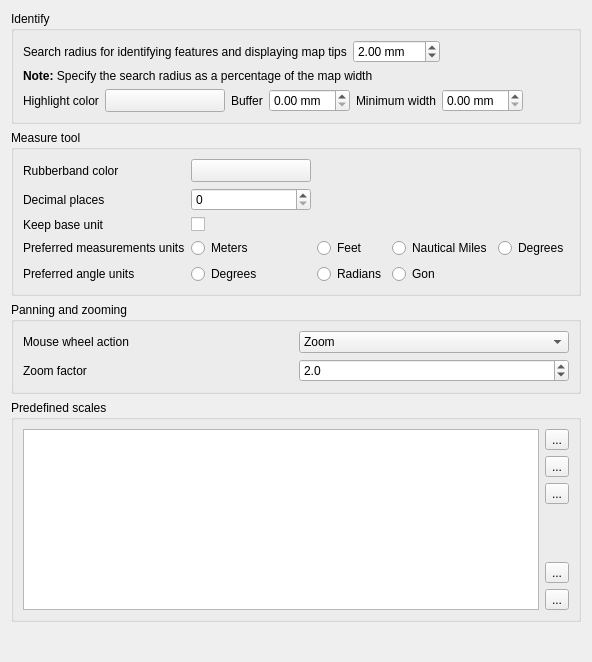
             <widget class="QWidget" name="mOptionsScrollAreaContents_05">
              <property name="geometry">
               <rect>
                <x>0</x>
                <y>0</y>
                <width>582</width>
                <height>662</height>
               </rect>
              </property>
              <layout class="QVBoxLayout" name="verticalLayout_30">
               <item>
                <widget class="QgsCollapsibleGroupBox" name="mIdentifyGroupBox">
                 <property name="title">
                  <string>Identify</string>
                 </property>
                 <layout class="QVBoxLayout" name="verticalLayout_37">
                  <item>
                   <layout class="QHBoxLayout" name="mIdentifyRadiusHorizontalLayout">
                    <item>
                     <widget class="QLabel" name="textLabel1_3">
                      <property name="text">
                       <string>Search radius for identifying features and displaying map tips</string>
                      </property>
                     </widget>
                    </item>
                    <item>
                     <widget class="QDoubleSpinBox" name="spinBoxIdentifyValue">
                      <property name="suffix">
                       <string> mm</string>
                      </property>
                      <property name="maximum">
                       <double>100.000000000000000</double>
                      </property>
                      <property name="singleStep">
                       <double>1.000000000000000</double>
                      </property>
                      <property name="value">
                       <double>2.000000000000000</double>
                      </property>
                     </widget>
                    </item>
                    <item>
                     <spacer name="horizontalSpacer_44">
                      <property name="orientation">
                       <enum>Qt::Horizontal</enum>
                      </property>
                      <property name="sizeHint" stdset="0">
                       <size>
                        <width>40</width>
                        <height>20</height>
                       </size>
                      </property>
                     </spacer>
                    </item>
                   </layout>
                  </item>
                  <item>
                   <widget class="QLabel" name="textLabel2">
                    <property name="text">
                     <string>&lt;b&gt;Note:&lt;/b&gt; Specify the search radius as a percentage of the map width</string>
                    </property>
                    <property name="wordWrap">
                     <bool>false</bool>
                    </property>
                   </widget>
                  </item>
                  <item>
                   <layout class="QHBoxLayout" name="mIdentifyHighlightHorizontalLayout">
                    <item>
                     <widget class="QLabel" name="mIdentifyHighlighColorLabel">
                      <property name="text">
                       <string>Highlight color</string>
                      </property>
                     </widget>
                    </item>
                    <item>
                     <widget class="QgsColorButtonV2" name="mIdentifyHighlightColorButton">
                      <property name="sizePolicy">
                       <sizepolicy hsizetype="Fixed" vsizetype="Fixed">
                        <horstretch>0</horstretch>
                        <verstretch>0</verstretch>
                       </sizepolicy>
                      </property>
                      <property name="minimumSize">
                       <size>
                        <width>120</width>
                        <height>0</height>
                       </size>
                      </property>
                      <property name="maximumSize">
                       <size>
                        <width>120</width>
                        <height>16777215</height>
                       </size>
                      </property>
                      <property name="toolTip">
                       <string>&lt;html&gt;&lt;head/&gt;&lt;body&gt;&lt;p&gt;The color used to highlight identified feature. The alpha channel is only used for polygons fill, lines and outlines are fully opaque.&lt;/p&gt;&lt;/body&gt;&lt;/html&gt;</string>
                      </property>
                      <property name="text">
                       <string/>
                      </property>
                     </widget>
                    </item>
                    <item>
                     <widget class="QLabel" name="mIdentifyHighlightBufferLabel">
                      <property name="toolTip">
                       <string/>
                      </property>
                      <property name="text">
                       <string>Buffer</string>
                      </property>
                     </widget>
                    </item>
                    <item>
                     <widget class="QDoubleSpinBox" name="mIdentifyHighlightBufferSpinBox">
                      <property name="toolTip">
                       <string>Lines / outlines buffer in millimeters.</string>
                      </property>
                      <property name="suffix">
                       <string> mm</string>
                      </property>
                     </widget>
                    </item>
                    <item>
                     <widget class="QLabel" name="mIdentifyHighlightMinWidthLabel">
                      <property name="toolTip">
                       <string/>
                      </property>
                      <property name="text">
                       <string>Minimum width</string>
                      </property>
                     </widget>
                    </item>
                    <item>
                     <widget class="QDoubleSpinBox" name="mIdentifyHighlightMinWidthSpinBox">
                      <property name="toolTip">
                       <string>Minimum line / outline width in millimeters.</string>
                      </property>
                      <property name="suffix">
                       <string> mm</string>
                      </property>
                     </widget>
                    </item>
                    <item>
                     <spacer name="horizontalSpacer_45">
                      <property name="orientation">
                       <enum>Qt::Horizontal</enum>
                      </property>
                      <property name="sizeHint" stdset="0">
                       <size>
                        <width>40</width>
                        <height>20</height>
                       </size>
                      </property>
                     </spacer>
                    </item>
                   </layout>
                  </item>
                 </layout>
                </widget>
               </item>
               <item>
                <widget class="QgsCollapsibleGroupBox" name="groupBox_6">
                 <property name="title">
                  <string>Measure tool</string>
                 </property>
                 <layout class="QGridLayout" name="gridLayout_21">
                  <item row="2" column="0">
                   <widget class="QLabel" name="textLabel1_10">
                    <property name="text">
                     <string>Rubberband color</string>
                    </property>
                   </widget>
                  </item>
                  <item row="5" column="0">
                   <widget class="QLabel" name="textLabel1_11">
                    <property name="text">
                     <string>Preferred measurements units</string>
                    </property>
                   </widget>
                  </item>
                  <item row="5" column="1">
                   <widget class="QRadioButton" name="radMeters">
                    <property name="text">
                     <string>Meters</string>
                    </property>
                   </widget>
                  </item>
                  <item row="5" column="2">
                   <widget class="QRadioButton" name="radFeet">
                    <property name="text">
                     <string>Feet</string>
                    </property>
                   </widget>
                  </item>
                  <item row="5" column="3">
                   <widget class="QRadioButton" name="radNautical">
                    <property name="text">
                     <string>Nautical Miles</string>
                    </property>
                   </widget>
                  </item>
                  <item row="5" column="4">
                   <widget class="QRadioButton" name="radDegrees">
                    <property name="text">
                     <string>Degrees</string>
                    </property>
                   </widget>
                  </item>
                  <item row="6" column="0">
                   <widget class="QLabel" name="mAngleUnitsLabel">
                    <property name="text">
                     <string>Preferred angle units</string>
                    </property>
                   </widget>
                  </item>
                  <item row="6" column="1">
                   <widget class="QRadioButton" name="mDegreesRadioButton">
                    <property name="text">
                     <string>Degrees</string>
                    </property>
                   </widget>
                  </item>
                  <item row="6" column="2">
                   <widget class="QRadioButton" name="mRadiansRadioButton">
                    <property name="text">
                     <string>Radians</string>
                    </property>
                   </widget>
                  </item>
                  <item row="3" column="0">
                   <widget class="QLabel" name="label_12">
                    <property name="text">
                     <string>Decimal places</string>
                    </property>
                   </widget>
                  </item>
                  <item row="3" column="1">
                   <widget class="QSpinBox" name="mDecimalPlacesSpinBox"/>
                  </item>
                  <item row="4" column="0">
                   <widget class="QLabel" name="label_13">
                    <property name="text">
                     <string>Keep base unit</string>
                    </property>
                   </widget>
                  </item>
                  <item row="4" column="1">
                   <widget class="QCheckBox" name="mKeepBaseUnitCheckBox">
                    <property name="text">
                     <string/>
                    </property>
                   </widget>
                  </item>
                  <item row="6" column="3">
                   <widget class="QRadioButton" name="mGonRadioButton">
                    <property name="text">
                     <string>Gon</string>
                    </property>
                   </widget>
                  </item>
                  <item row="2" column="2" colspan="3">
                   <spacer>
                    <property name="orientation">
                     <enum>Qt::Horizontal</enum>
                    </property>
                    <property name="sizeHint" stdset="0">
                     <size>
                      <width>191</width>
                      <height>20</height>
                     </size>
                    </property>
                   </spacer>
                  </item>
                  <item row="2" column="1">
                   <widget class="QgsColorButtonV2" name="pbnMeasureColor">
                    <property name="sizePolicy">
                     <sizepolicy hsizetype="Fixed" vsizetype="Fixed">
                      <horstretch>0</horstretch>
                      <verstretch>0</verstretch>
                     </sizepolicy>
                    </property>
                    <property name="minimumSize">
                     <size>
                      <width>120</width>
                      <height>0</height>
                     </size>
                    </property>
                    <property name="maximumSize">
                     <size>
                      <width>120</width>
                      <height>16777215</height>
                     </size>
                    </property>
                    <property name="text">
                     <string/>
                    </property>
                   </widget>
                  </item>
                 </layout>
                </widget>
               </item>
               <item>
                <widget class="QgsCollapsibleGroupBox" name="groupBox_10">
                 <property name="title">
                  <string>Panning and zooming</string>
                 </property>
                 <layout class="QGridLayout" name="_8">
                  <property name="margin">
                   <number>9</number>
                  </property>
                  <item row="1" column="0">
                   <widget class="QLabel" name="label_3">
                    <property name="text">
                     <string>Zoom factor</string>
                    </property>
                   </widget>
                  </item>
                  <item row="0" column="0">
                   <widget class="QLabel" name="label_2">
                    <property name="text">
                     <string>Mouse wheel action</string>
                    </property>
                   </widget>
                  </item>
                  <item row="1" column="1">
                   <widget class="QDoubleSpinBox" name="spinZoomFactor">
                    <property name="decimals">
                     <number>1</number>
                    </property>
                    <property name="minimum">
                     <double>1.100000000000000</double>
                    </property>
                    <property name="value">
                     <double>2.000000000000000</double>
                    </property>
                   </widget>
                  </item>
                  <item row="0" column="1">
                   <widget class="QComboBox" name="cmbWheelAction">
                    <item>
                     <property name="text">
                      <string>Zoom</string>
                     </property>
                    </item>
                    <item>
                     <property name="text">
                      <string>Zoom and recenter</string>
                     </property>
                    </item>
                    <item>
                     <property name="text">
                      <string>Zoom to mouse cursor</string>
                     </property>
                    </item>
                    <item>
                     <property name="text">
                      <string>Nothing</string>
                     </property>
                    </item>
                   </widget>
                  </item>
                 </layout>
                </widget>
               </item>
               <item>
                <widget class="QgsCollapsibleGroupBox" name="groupBox_15">
                 <property name="title">
                  <string>Predefined scales</string>
                 </property>
                 <layout class="QGridLayout" name="gridLayout_26">
                  <item row="0" column="0">
                   <widget class="QListWidget" name="mListGlobalScales"/>
                  </item>
                  <item row="0" column="1">
                   <layout class="QVBoxLayout" name="verticalLayout_13">
                    <item>
                     <widget class="QToolButton" name="pbnAddScale">
                      <property name="toolTip">
                       <string>Add predefined scale</string>
                      </property>
                      <property name="text">
                       <string>...</string>
                      </property>
                      <property name="icon">
                       <iconset resource="../../images/images.qrc">
                        <normaloff>:/images/themes/default/mActionSignPlus.png</normaloff>:/images/themes/default/mActionSignPlus.png</iconset>
                      </property>
                     </widget>
                    </item>
                    <item>
                     <widget class="QToolButton" name="pbnRemoveScale">
                      <property name="toolTip">
                       <string>Remove selected</string>
                      </property>
                      <property name="text">
                       <string>...</string>
                      </property>
                      <property name="icon">
                       <iconset resource="../../images/images.qrc">
                        <normaloff>:/images/themes/default/mActionSignMinus.png</normaloff>:/images/themes/default/mActionSignMinus.png</iconset>
                      </property>
                     </widget>
                    </item>
                    <item>
                     <widget class="QToolButton" name="pbnDefaultScaleValues">
                      <property name="toolTip">
                       <string>Insert default scales</string>
                      </property>
                      <property name="text">
                       <string>...</string>
                      </property>
                      <property name="icon">
                       <iconset resource="../../images/images.qrc">
                        <normaloff>:/images/themes/default/mActionOpenTable.png</normaloff>:/images/themes/default/mActionOpenTable.png</iconset>
                      </property>
                     </widget>
                    </item>
                    <item>
                     <spacer name="verticalSpacer_7">
                      <property name="orientation">
                       <enum>Qt::Vertical</enum>
                      </property>
                      <property name="sizeHint" stdset="0">
                       <size>
                        <width>20</width>
                        <height>40</height>
                       </size>
                      </property>
                     </spacer>
                    </item>
                    <item>
                     <widget class="QToolButton" name="pbnImportScales">
                      <property name="toolTip">
                       <string>Import from file</string>
                      </property>
                      <property name="text">
                       <string>...</string>
                      </property>
                      <property name="icon">
                       <iconset resource="../../images/images.qrc">
                        <normaloff>:/images/themes/default/mActionFileOpen.svg</normaloff>:/images/themes/default/mActionFileOpen.svg</iconset>
                      </property>
                     </widget>
                    </item>
                    <item>
                     <widget class="QToolButton" name="pbnExportScales">
                      <property name="toolTip">
                       <string>Export to file</string>
                      </property>
                      <property name="text">
                       <string>...</string>
                      </property>
                      <property name="icon">
                       <iconset resource="../../images/images.qrc">
                        <normaloff>:/images/themes/default/mActionFileSave.svg</normaloff>:/images/themes/default/mActionFileSave.svg</iconset>
                      </property>
                     </widget>
                    </item>
                   </layout>
                  </item>
                 </layout>
                </widget>
               </item>
               <item>
                <spacer name="verticalSpacer_3">
                 <property name="orientation">
                  <enum>Qt::Vertical</enum>
                 </property>
                 <property name="sizeHint" stdset="0">
                  <size>
                   <width>20</width>
                   <height>40</height>
                  </size>
                 </property>
                </spacer>
               </item>
              </layout>
             </widget>
